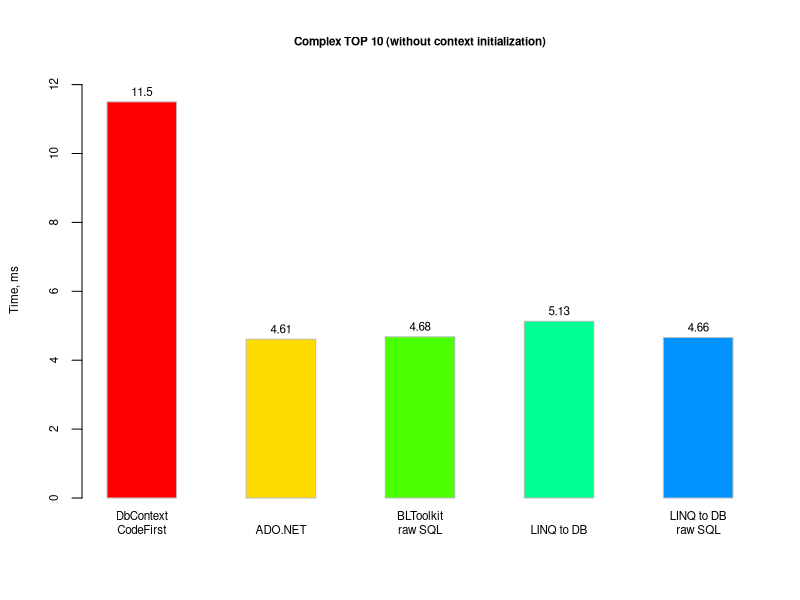

This chart was generated by the following R code:
mydata <- data.frame(
    row.names=c("DbContext\nCodeFirst","ADO.NET","BLToolkit\nraw SQL","LINQ to DB","LINQ to DB\nraw SQL"),
    Values=c(11.5, 4.61, 4.68, 5.13, 4.66))
    
dev.new(width=5, height=5)

plot_top = max(mydata$Values)*1.05

x <- barplot(t(as.matrix(mydata)),
    main="Complex TOP 10 (without context initialization)", ylab="Time, ms", beside=TRUE,
    col=rainbow(7), border="grey",
    ylim=c(0, plot_top),
    cex.axis=0.7, cex.lab=0.7, cex.main=0.7, cex.names=0.7)

text(x, mydata$Values+plot_top/40, labels=round(mydata$Values, 2), col="black", cex=0.7)
